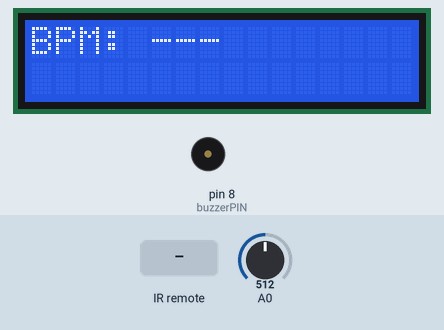
This sketch was run on a simulated Arduino Uno, built with avr-gcc and run on an emulated ATmega328P. On the bench: 16×2 character LCD, buzzer (waves = sounding, pin HIGH). The inputs (shaded band) are chosen by the test bench; at power-on: A0 = 512.

Above: at 3.3 s.
3.4 s: infrared code 0x45 received
At 4.0 s:
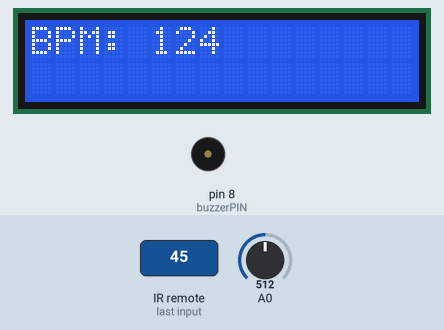
6.4 s: A0 set to 122
At 8.1 s:
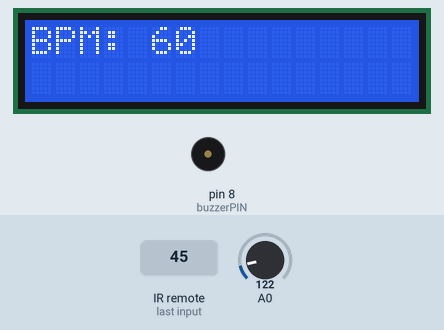
8.7 s: A0 set to 900
At 9.8 s:
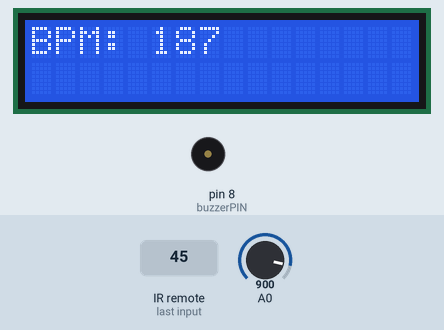
10.4 s: A0 set to 0
At 13.0 s:
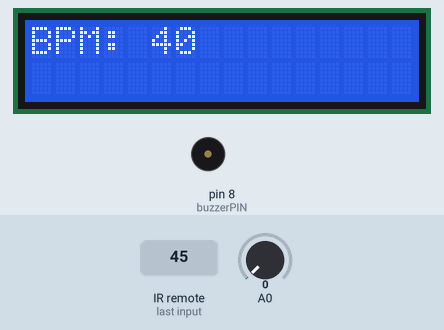
Timing chart, 0 to 14.3 s (numbered marks = the images above; inputs shaded):
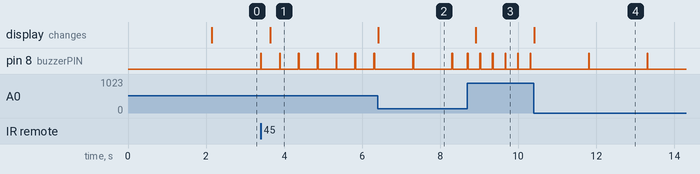

Measured:
- after the input at 3.4 s, pin 8 (buzzerPIN): alternates HIGH for 0.02 s and LOW for 0.46 s, starting at once; the display: changes after 0.25 s (image 1)
- after the input at 6.4 s, pin 8 (buzzerPIN): alternates HIGH for 0.02 s and LOW for 0.98 s, starting after 0.90 s; the display: changes at once (image 2)
- after the input at 8.7 s, pin 8 (buzzerPIN): alternates HIGH for 0.02 s and LOW for 0.30 s, starting at once; the display: changes after 0.21 s (image 3)
- after the input at 10.4 s, pin 8 (buzzerPIN): alternates HIGH for 0.02 s and LOW for 1.5 s, starting after 1.4 s; the display: changes at once (image 4)

The sketch:

metronome.ino
```cpp
#include <IRremote.hpp>
#include <LiquidCrystal_I2C.h>

#define irPIN 11 // pin for remote input
#define buzzerPIN 8

// map remote buttons
#define BTN_P 0x45  // power
#define BTN_S 0x47  // start/stop

/* Unused buttons, might use for another project
#define BTN_U 0x9   // bpm up
#define BTN_D 0x7   // bpm down
#define BTN_0 0x16
#define BTN_1 0xC
#define BTN_2 0x18
#define BTN_3 0x5E
#define BTN_4 0x8
#define BTN_5 0x1c
#define BTN_6 0x5A
#define BTN_7 0x42
#define BTN_8 0x52
#define BTN_9 0x4A
*/

LiquidCrystal_I2C lcd(0x27, 16, 2);

int BPM = 120;
bool active = false;
unsigned long lastBeat = 0;     // used for buzzer timing
unsigned long lastDisplay = 0;  // used for refreshing the LCD

void setup() {

  pinMode(buzzerPIN, OUTPUT);
  IrReceiver.begin(irPIN);

  lcd.init();
  lcd.begin(16, 2);
  lcd.backlight();
  lcd.print("Metronome");
  delay(2000);
  lcd.clear();
}

void loop() {

  BPM = map(analogRead(A0), 0, 1023, 40, 208);

  // update display
  if (millis() - lastDisplay >= 250) {
    lastDisplay = millis();
    lcd.backlight();
    lcd.setCursor(0, 0);
    if (active) {
      lcd.print("BPM: ");
      lcd.print(BPM);
      lcd.print("   ");
    } else {
      lcd.print("BPM: --- "); // display when metronome is off
    }
  }
  // handle the remote control input
 if (IrReceiver.decode()) {
    // ignore repeat inputs from holding down button
    if (IrReceiver.decodedIRData.flags & IRDATA_FLAGS_IS_REPEAT) {
      IrReceiver.resume();
      return;
    }
    int code = IrReceiver.decodedIRData.command;
    IrReceiver.resume();
    if (code == BTN_P) active = !active; // switch metronome on and off
}

  // handle the buzzer timing
  unsigned long interval = 60000 / BPM;
  if (active && millis() - lastBeat >= interval) {
    lastBeat = millis();
    digitalWrite(buzzerPIN, HIGH);
    delay(20);
    digitalWrite(buzzerPIN, LOW);
  }
}
```
